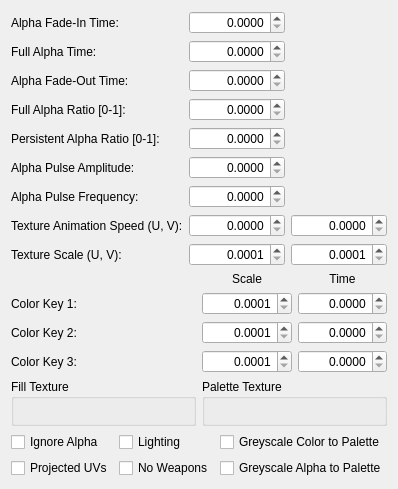
        <widget class="QWidget" name="membraneTabFill">
         <attribute name="title">
          <string>Fill/Texture Effect</string>
         </attribute>
         <layout class="QGridLayout" name="gridLayout_8" rowstretch="0,0,0,0">
          <item row="2" column="0">
           <widget class="QGroupBox" name="groupBox_5">
            <property name="title">
             <string>Fill Texture</string>
            </property>
            <layout class="QVBoxLayout" name="verticalLayout_3">
             <item>
              <widget class="DKTextureAssetPane" name="membraneFillTexturePreview"/>
             </item>
             <item>
              <widget class="DKGameFilePicker" name="membraneFillTexture">
               <property name="sizePolicy">
                <sizepolicy hsizetype="Preferred" vsizetype="Fixed">
                 <horstretch>0</horstretch>
                 <verstretch>0</verstretch>
                </sizepolicy>
               </property>
               <property name="presetConfiguration">
                <enum>DKGameFilePicker::Textures</enum>
               </property>
              </widget>
             </item>
            </layout>
           </widget>
          </item>
          <item row="1" column="0" colspan="2">
           <layout class="QGridLayout" name="membraneFillColorKeysLayout">
            <item row="2" column="0">
             <widget class="QLabel" name="label_77">
              <property name="text">
               <string>Color Key 2:</string>
              </property>
              <property name="buddy">
               <cstring>membraneColorKey2Color</cstring>
              </property>
             </widget>
            </item>
            <item row="1" column="3">
             <widget class="QDoubleSpinBox" name="membraneColorKey1Time">
              <property name="alignment">
               <set>Qt::AlignRight|Qt::AlignTrailing|Qt::AlignVCenter</set>
              </property>
              <property name="decimals">
               <number>4</number>
              </property>
              <property name="maximum">
               <double>120.000000000000000</double>
              </property>
             </widget>
            </item>
            <item row="1" column="2">
             <widget class="QDoubleSpinBox" name="membraneColorKey1Scale">
              <property name="alignment">
               <set>Qt::AlignRight|Qt::AlignTrailing|Qt::AlignVCenter</set>
              </property>
              <property name="decimals">
               <number>4</number>
              </property>
              <property name="minimum">
               <double>0.000100000000000</double>
              </property>
              <property name="maximum">
               <double>20.000000000000000</double>
              </property>
             </widget>
            </item>
            <item row="1" column="0">
             <widget class="QLabel" name="label_76">
              <property name="text">
               <string>Color Key 1:</string>
              </property>
              <property name="buddy">
               <cstring>membraneColorKey1Color</cstring>
              </property>
             </widget>
            </item>
            <item row="1" column="1">
             <widget class="DKColorPickerButton" name="membraneColorKey1Color"/>
            </item>
            <item row="3" column="0">
             <widget class="QLabel" name="label_78">
              <property name="text">
               <string>Color Key 3:</string>
              </property>
              <property name="buddy">
               <cstring>membraneColorKey3Color</cstring>
              </property>
             </widget>
            </item>
            <item row="0" column="2">
             <widget class="QLabel" name="label_79">
              <property name="text">
               <string>Scale</string>
              </property>
              <property name="alignment">
               <set>Qt::AlignCenter</set>
              </property>
             </widget>
            </item>
            <item row="0" column="3">
             <widget class="QLabel" name="label_80">
              <property name="text">
               <string>Time</string>
              </property>
              <property name="alignment">
               <set>Qt::AlignCenter</set>
              </property>
             </widget>
            </item>
            <item row="2" column="1">
             <widget class="DKColorPickerButton" name="membraneColorKey2Color"/>
            </item>
            <item row="2" column="2">
             <widget class="QDoubleSpinBox" name="membraneColorKey2Scale">
              <property name="alignment">
               <set>Qt::AlignRight|Qt::AlignTrailing|Qt::AlignVCenter</set>
              </property>
              <property name="decimals">
               <number>4</number>
              </property>
              <property name="minimum">
               <double>0.000100000000000</double>
              </property>
              <property name="maximum">
               <double>20.000000000000000</double>
              </property>
             </widget>
            </item>
            <item row="2" column="3">
             <widget class="QDoubleSpinBox" name="membraneColorKey2Time">
              <property name="alignment">
               <set>Qt::AlignRight|Qt::AlignTrailing|Qt::AlignVCenter</set>
              </property>
              <property name="decimals">
               <number>4</number>
              </property>
              <property name="maximum">
               <double>120.000000000000000</double>
              </property>
             </widget>
            </item>
            <item row="3" column="1">
             <widget class="DKColorPickerButton" name="membraneColorKey3Color"/>
            </item>
            <item row="3" column="2">
             <widget class="QDoubleSpinBox" name="membraneColorKey3Scale">
              <property name="alignment">
               <set>Qt::AlignRight|Qt::AlignTrailing|Qt::AlignVCenter</set>
              </property>
              <property name="decimals">
               <number>4</number>
              </property>
              <property name="minimum">
               <double>0.000100000000000</double>
              </property>
              <property name="maximum">
               <double>20.000000000000000</double>
              </property>
             </widget>
            </item>
            <item row="3" column="3">
             <widget class="QDoubleSpinBox" name="membraneColorKey3Time">
              <property name="alignment">
               <set>Qt::AlignRight|Qt::AlignTrailing|Qt::AlignVCenter</set>
              </property>
              <property name="decimals">
               <number>4</number>
              </property>
              <property name="maximum">
               <double>120.000000000000000</double>
              </property>
             </widget>
            </item>
           </layout>
          </item>
          <item row="3" column="0" colspan="2">
           <layout class="QGridLayout" name="membraneFillFlagsLayout">
            <item row="1" column="1">
             <widget class="QCheckBox" name="membraneFillFlagNoWeapons">
              <property name="text">
               <string>No Weapons</string>
              </property>
             </widget>
            </item>
            <item row="0" column="0">
             <widget class="QCheckBox" name="membraneFillFlagIgnoreAlpha">
              <property name="text">
               <string>Ignore Alpha</string>
              </property>
             </widget>
            </item>
            <item row="1" column="0">
             <widget class="QCheckBox" name="membraneFillFlagProjectedUVs">
              <property name="text">
               <string>Projected UVs</string>
              </property>
             </widget>
            </item>
            <item row="0" column="1">
             <widget class="QCheckBox" name="membraneFillFlagLighting">
              <property name="text">
               <string>Lighting</string>
              </property>
             </widget>
            </item>
            <item row="0" column="2">
             <widget class="QCheckBox" name="membraneFillFlagGreyscaleToPaletteColor">
              <property name="text">
               <string>Greyscale Color to Palette</string>
              </property>
             </widget>
            </item>
            <item row="1" column="2">
             <widget class="QCheckBox" name="membraneFillFlagGreyscaleToPaletteAlpha">
              <property name="text">
               <string>Greyscale Alpha to Palette</string>
              </property>
             </widget>
            </item>
           </layout>
          </item>
          <item row="2" column="1">
           <widget class="QGroupBox" name="groupBox_6">
            <property name="title">
             <string>Palette Texture</string>
            </property>
            <layout class="QVBoxLayout" name="verticalLayout_4">
             <item>
              <widget class="DKTextureAssetPane" name="membranePaletteTexturePreview"/>
             </item>
             <item>
              <widget class="DKGameFilePicker" name="membranePaletteTexture">
               <property name="sizePolicy">
                <sizepolicy hsizetype="Preferred" vsizetype="Fixed">
                 <horstretch>0</horstretch>
                 <verstretch>0</verstretch>
                </sizepolicy>
               </property>
               <property name="presetConfiguration">
                <enum>DKGameFilePicker::Textures</enum>
               </property>
              </widget>
             </item>
            </layout>
           </widget>
          </item>
          <item row="0" column="0" colspan="2">
           <layout class="QGridLayout" name="gridLayout_2">
            <item row="0" column="0">
             <widget class="QLabel" name="label_6">
              <property name="text">
               <string>Alpha Fade-In Time:</string>
              </property>
              <property name="buddy">
               <cstring>membraneFillAlphaTimeFadeIn</cstring>
              </property>
             </widget>
            </item>
            <item row="0" column="1">
             <widget class="QDoubleSpinBox" name="membraneFillAlphaTimeFadeIn">
              <property name="alignment">
               <set>Qt::AlignRight|Qt::AlignTrailing|Qt::AlignVCenter</set>
              </property>
              <property name="decimals">
               <number>4</number>
              </property>
              <property name="maximum">
               <double>120.000000000000000</double>
              </property>
             </widget>
            </item>
            <item row="8" column="0">
             <widget class="QLabel" name="label_14">
              <property name="text">
               <string>Texture Scale (U, V):</string>
              </property>
              <property name="buddy">
               <cstring>membraneFillTextureScaleU</cstring>
              </property>
             </widget>
            </item>
            <item row="2" column="0">
             <widget class="QLabel" name="label_8">
              <property name="text">
               <string>Alpha Fade-Out Time:</string>
              </property>
              <property name="buddy">
               <cstring>membraneFillAlphaTimeFadeOut</cstring>
              </property>
             </widget>
            </item>
            <item row="3" column="0">
             <widget class="QLabel" name="label_9">
              <property name="text">
               <string>Full Alpha Ratio [0-1]:</string>
              </property>
              <property name="buddy">
               <cstring>membraneFillAlphaRatioFull</cstring>
              </property>
             </widget>
            </item>
            <item row="4" column="1">
             <widget class="QDoubleSpinBox" name="membraneFillAlphaRatioPersist">
              <property name="alignment">
               <set>Qt::AlignRight|Qt::AlignTrailing|Qt::AlignVCenter</set>
              </property>
              <property name="decimals">
               <number>4</number>
              </property>
              <property name="maximum">
               <double>1.000000000000000</double>
              </property>
             </widget>
            </item>
            <item row="5" column="1">
             <widget class="QDoubleSpinBox" name="membraneFillAlphaPulseAmplitude">
              <property name="alignment">
               <set>Qt::AlignRight|Qt::AlignTrailing|Qt::AlignVCenter</set>
              </property>
              <property name="decimals">
               <number>4</number>
              </property>
              <property name="maximum">
               <double>1.000000000000000</double>
              </property>
             </widget>
            </item>
            <item row="7" column="1">
             <widget class="QDoubleSpinBox" name="membraneFillTextureSpeedU">
              <property name="alignment">
               <set>Qt::AlignRight|Qt::AlignTrailing|Qt::AlignVCenter</set>
              </property>
              <property name="decimals">
               <number>4</number>
              </property>
              <property name="maximum">
               <double>120.000000000000000</double>
              </property>
             </widget>
            </item>
            <item row="1" column="0">
             <widget class="QLabel" name="label_7">
              <property name="text">
               <string>Full Alpha Time:</string>
              </property>
              <property name="buddy">
               <cstring>membraneFillAlphaTimeFull</cstring>
              </property>
             </widget>
            </item>
            <item row="7" column="0">
             <widget class="QLabel" name="label_13">
              <property name="text">
               <string>Texture Animation Speed (U, V):</string>
              </property>
              <property name="buddy">
               <cstring>membraneFillTextureSpeedU</cstring>
              </property>
             </widget>
            </item>
            <item row="5" column="0">
             <widget class="QLabel" name="label_11">
              <property name="text">
               <string>Alpha Pulse Amplitude:</string>
              </property>
              <property name="buddy">
               <cstring>membraneFillAlphaPulseAmplitude</cstring>
              </property>
             </widget>
            </item>
            <item row="3" column="1">
             <widget class="QDoubleSpinBox" name="membraneFillAlphaRatioFull">
              <property name="alignment">
               <set>Qt::AlignRight|Qt::AlignTrailing|Qt::AlignVCenter</set>
              </property>
              <property name="decimals">
               <number>4</number>
              </property>
              <property name="maximum">
               <double>1.000000000000000</double>
              </property>
             </widget>
            </item>
            <item row="1" column="1">
             <widget class="QDoubleSpinBox" name="membraneFillAlphaTimeFull">
              <property name="alignment">
               <set>Qt::AlignRight|Qt::AlignTrailing|Qt::AlignVCenter</set>
              </property>
              <property name="decimals">
               <number>4</number>
              </property>
              <property name="maximum">
               <double>120.000000000000000</double>
              </property>
             </widget>
            </item>
            <item row="6" column="1">
             <widget class="QDoubleSpinBox" name="membraneFillAlphaPulseFrequency">
              <property name="alignment">
               <set>Qt::AlignRight|Qt::AlignTrailing|Qt::AlignVCenter</set>
              </property>
              <property name="decimals">
               <number>4</number>
              </property>
              <property name="maximum">
               <double>120.000000000000000</double>
              </property>
             </widget>
            </item>
            <item row="4" column="0">
             <widget class="QLabel" name="label_10">
              <property name="text">
               <string>Persistent Alpha Ratio [0-1]:</string>
              </property>
              <property name="buddy">
               <cstring>membraneFillAlphaRatioPersist</cstring>
              </property>
             </widget>
            </item>
            <item row="6" column="0">
             <widget class="QLabel" name="label_12">
              <property name="text">
               <string>Alpha Pulse Frequency:</string>
              </property>
              <property name="buddy">
               <cstring>membraneFillAlphaPulseFrequency</cstring>
              </property>
             </widget>
            </item>
            <item row="2" column="1">
             <widget class="QDoubleSpinBox" name="membraneFillAlphaTimeFadeOut">
              <property name="alignment">
               <set>Qt::AlignRight|Qt::AlignTrailing|Qt::AlignVCenter</set>
              </property>
              <property name="decimals">
               <number>4</number>
              </property>
              <property name="maximum">
               <double>120.000000000000000</double>
              </property>
             </widget>
            </item>
            <item row="7" column="2">
             <widget class="QDoubleSpinBox" name="membraneFillTextureSpeedV">
              <property name="alignment">
               <set>Qt::AlignRight|Qt::AlignTrailing|Qt::AlignVCenter</set>
              </property>
              <property name="decimals">
               <number>4</number>
              </property>
              <property name="maximum">
               <double>120.000000000000000</double>
              </property>
             </widget>
            </item>
            <item row="8" column="1">
             <widget class="QDoubleSpinBox" name="membraneFillTextureScaleU">
              <property name="alignment">
               <set>Qt::AlignRight|Qt::AlignTrailing|Qt::AlignVCenter</set>
              </property>
              <property name="decimals">
               <number>4</number>
              </property>
              <property name="minimum">
               <double>0.000100000000000</double>
              </property>
              <property name="maximum">
               <double>20.000000000000000</double>
              </property>
             </widget>
            </item>
            <item row="8" column="2">
             <widget class="QDoubleSpinBox" name="membraneFillTextureScaleV">
              <property name="alignment">
               <set>Qt::AlignRight|Qt::AlignTrailing|Qt::AlignVCenter</set>
              </property>
              <property name="decimals">
               <number>4</number>
              </property>
              <property name="minimum">
               <double>0.000100000000000</double>
              </property>
              <property name="maximum">
               <double>20.000000000000000</double>
              </property>
             </widget>
            </item>
           </layout>
          </item>
         </layout>
        </widget>
